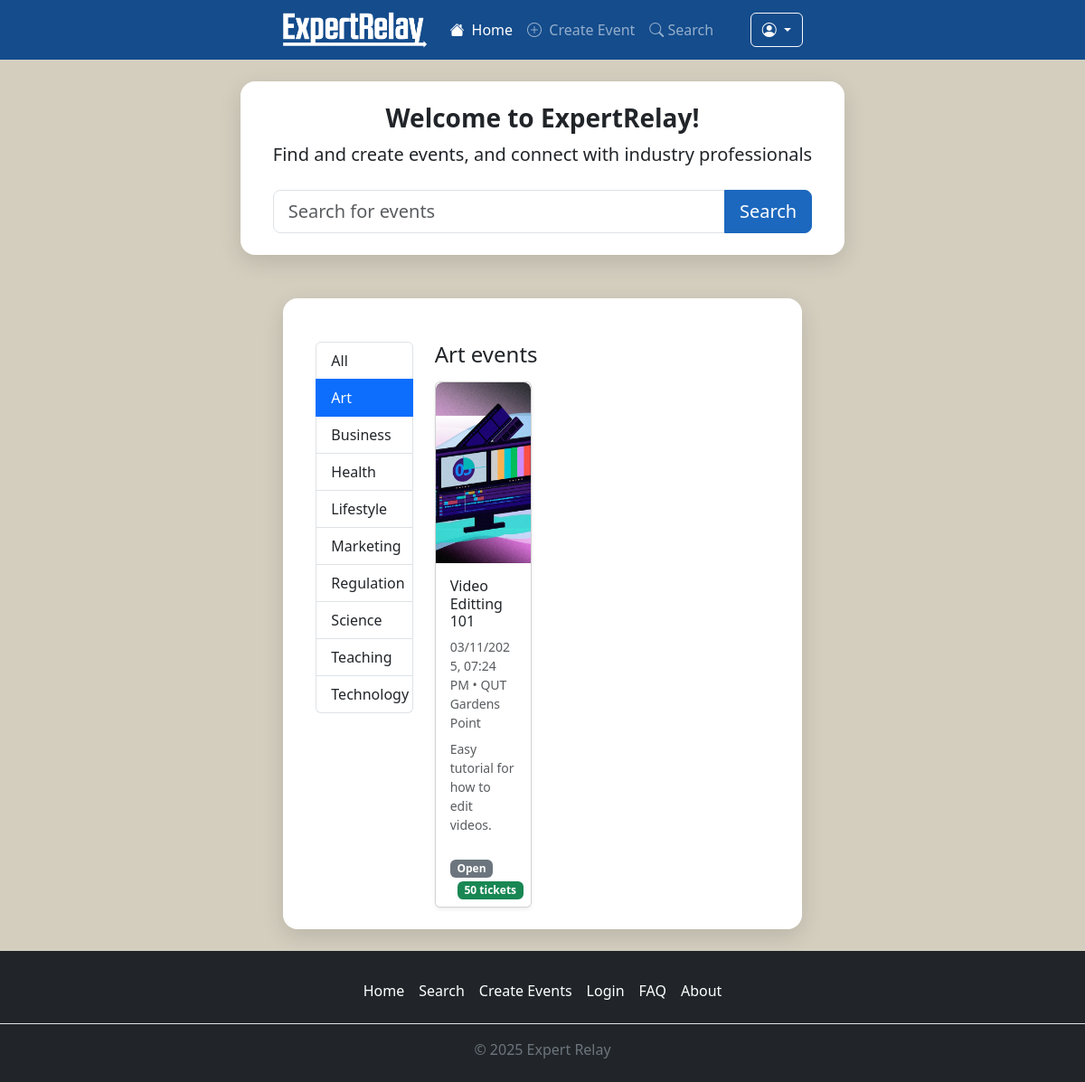
/?cat=4, run on the app's committed database.
### travel/models.py (models this page shows, shortened)
class Category(db.Model):
    __tablename__ = 'categories'
    id = db.Column(db.Integer, primary_key=True)
    name = db.Column(db.String(50), unique=True, nullable=False)
    events = db.relationship('Event', backref='category')

class Event(db.Model):
    __tablename__ = 'events'
    id = db.Column(db.Integer, primary_key=True)
    title = db.Column(db.String(100), index=True, unique=True, nullable=False)
    description = db.Column(db.String(400))
    image = db.Column(db.String(255), nullable=True)   # <-- fix double assignment
    start_at = db.Column(db.DateTime, nullable=False)
    end_at = db.Column(db.DateTime, nullable=False)
    venue = db.Column(db.String(200), nullable=False)
    price = db.Column(db.Numeric, nullable=False)
    status = db.Column(db.String(20), nullable=False)
    tickets_av = db.Column(db.Integer, nullable=False)
    user_id = db.Column(db.Integer, db.ForeignKey('users.id'))
    category_id = db.Column(db.Integer, db.ForeignKey('categories.id'))
    comments = db.relationship(
        'Comment',
        back_populates='event',
        cascade='all, delete-orphan'
    )
    orders = db.relationship('Order', backref='event')

### travel/views.py (the view)
@bp.route('/')
def index():
    cat_id = request.args.get("cat", type=int)
    categories  = Category.query.order_by(Category.name).all()
    events=Event.query.all()
    if cat_id:
        events = Event.query.filter_by(category_id=cat_id).order_by(Event.start_at).all()
        active_category = Category.query.get(cat_id)
    else:
        events = Event.query.order_by(Event.start_at).all()
        active_category=None
    return render_template('index.html', categories=categories, events=events, active_category=active_category, active_page="index")

### travel/templates/index.html
{% extends 'base.html' %}
{% block content %}
<section class="exr-shell mb-4 text-center">
  <div class="hero-inner container">
    <h1 class="h3 fw-bold mb-2">Welcome to ExpertRelay!</h1>
    <p class="lead mb-4">Find and create events, and connect with industry professionals</p>
    <form class="hero-search" action="{{ url_for('main.index') }}" method="get">
      <div class="input-group input-group-lg">
        <input type="text" name="q" class="form-control" placeholder="Search for events">
        <button class="btn btn-primary" type="submit">Search</button>
      </div>
    </form>
  </div>
</section>
<main class="exr-shell">
  <div class="container mt-4">
    <div class="row">
      <aside class="col-12 col-md-3 mb-4">
        <div class="list-group sticky-top" style="top: 1rem;">
          <a href="{{ url_for('main.index') }}"
            class="list-group-item list-group-item-action {% if not active_category %}active{% endif %}">
            All
          </a>
          {% for c in categories %}
          <a href="{{ url_for('main.index', cat=c.id) }}"
            class="list-group-item list-group-item-action {% if active_category and c.id==active_category.id %}active{% endif %}">
            {{ c.name }}
          </a>
          {% endfor %}
        </div>
      </aside>
      <section class="col-12 col-md-9">
        {% if active_category %}
        <h2 class="h4 mb-3">{{ active_category.name }} events</h2>
        {% else %}
        <h2 class="h4 mb-3">Upcoming events</h2>
        {% endif %}
        <div class="row g-4">
          {% for e in events %}
          <div class="col-12 col-sm-6 col-lg-4">
            <a class="event-card card h-100 shadow-sm text-decoration-none" href="{{ url_for('main.event_detail', event_id=e.id) }}">
              {% if e.image %}
              <img src="{{ url_for('static', filename='uploads/' + e.image) }}" alt="{{ e.title }}"
                class="card-img-top img-fluid"
                style="object-fit: cover; height: 200px; border-top-left-radius: 0.5rem; border-top-right-radius: 0.5rem;">
              {% endif %}
              <div class="card-body">
                <h3 class="h6 card-title mb-2">{{ e.title }}</h3>
                <p class="text-muted small mb-2">
                  {{ e.start_at.strftime('%d/%m/%Y, %I:%M %p') }}{% if e.venue %} • {{ e.venue }}{% endif %}
                </p>
                <p class="card-text text-muted small">
                  {{ e.description[:120] }}{% if e.description|length > 120 %}…{% endif %}
                </p>
              </div>
              <div class="card-footer bg-white border-0">
                <span class="badge bg-secondary">{{ e.status }}</span>
                {% if e.tickets_av and e.tickets_av>0 %}
                <span class="badge bg-success ms-2">{{ e.tickets_av }} tickets</span>
                {% endif %}
              </div>
            </a>
          </div>
          {% else %}
          <p class="text-muted">No events yet.</p>
          {% endfor %}
        </div>
      </section>
    </div>
  </div>
</main>
{% endblock %}

### travel/static/styles.css (style rules this page uses)
:root { --banner: #144c8c; --chrome: #1c242c; --bg: #d3cebe; --box: #ffffff; --radius: 16px; }
html, body { height: 100% }
body { background: #d3cebe; min-height: 100%; display: flex; flex-direction: column; }
.exr-shell { max-width: 70%; margin: 24px auto; background: #ffffff; border-radius: 16px; box-shadow: 0 8px 24px rgba(0, 0, 0, .12); padding: 24px; }
.btn-primary { background-color: #1c68be; border-color: #1c68be; }
.event-card { transition: transform .2s ease, box-shadow .2s ease; display: block; }

### data on the page
Category: name "Art"
Category: name "Business"
Category: name "Health"
Category: name "Lifestyle"
Category: name "Marketing"
Category: name "Regulation"
Category: name "Science"
Category: name "Teaching"
Category: name "Technology"
Event: image (picture), title "Video Editting 101", start_at "03/11/2025, 07:24 PM", venue "QUT Gardens Point", description "Easy tutorial for how to edit videos.", status "Open", tickets_av "50"
